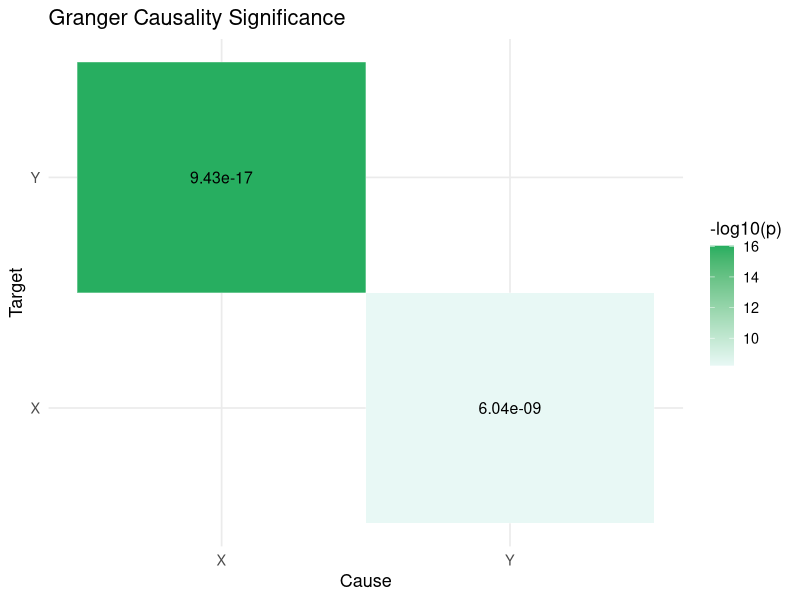

R code for this plot:
################################################################################
####################### GRANGER CAUSALITY NETWORK INFERENCE ####################
################################################################################

# ============================================================
# Working Directory
# ============================================================

setwd('/Users/gio/Desktop/My Dissertation/Dissertation Focus/Main Version/0_Predator_Prey_Simulation/Classical_Lotka_Volterra')

# ============================================================
# Required Libraries
# ============================================================

library(dplyr)
library(lmtest)
library(tseries)
library(ggplot2)
library(tidyr)

################################################################################
################################################################################

# ============================================================
# ADF Stationarity Check
# ============================================================

check_stationarity <- function(df, time_col){
  
  vars <- setdiff(names(df), time_col)
  df_out <- df
  
  non_stationary <- FALSE
  
  for(v in vars){
    
    test <- adf.test(df[[v]])
    
    cat("\nADF test for", v, "\n")
    print(test)
    
    if(test$p.value > 0.05){
      non_stationary <- TRUE
    }
    
  }
  
  if(non_stationary){
    
    cat("\n⚠ At least one variable is non-stationary → applying FIRST DIFFERENCE TO ALL VARIABLES\n")
    
    for(v in vars){
      df_out[[v]] <- c(NA, diff(df[[v]]))
    }
    
  }
  
  df_out <- na.omit(df_out)
  
  return(df_out)
}

################################################################################
################################################################################

# ============================================================
# Pairwise Granger Causality Inference
# ============================================================

infer_granger_network <- function(df, time_col,
                                  max_lag = 1,
                                  p_threshold = 0.05,
                                  collinearity_threshold = 0.999){
  
  vars <- setdiff(names(df), time_col)
  data_mat <- df[, vars]
  
  start_time <- Sys.time()
  
  edges <- data.frame()
  
  p_matrix <- matrix(
    NA,
    nrow = length(vars),
    ncol = length(vars),
    dimnames = list(vars, vars)
  )
  
  for(cause in vars){
    for(target in vars){
      
      if(cause == target) next
      
      # ------------------------------------------------------
      # 🔥 NEW: Skip near-perfect collinearity
      # ------------------------------------------------------
      corr_val <- cor(data_mat[[cause]], data_mat[[target]])
      
      if(!is.na(corr_val) && abs(corr_val) > collinearity_threshold){
        message("⚠ Skipping ", cause, " → ", target, " (collinearity: ", round(corr_val,4), ")")
        next
      }
      
      # ------------------------------------------------------
      # Run Granger test safely
      # ------------------------------------------------------
      test <- tryCatch(
        grangertest(
          data_mat[[target]] ~ data_mat[[cause]],
          order = max_lag
        ),
        error = function(e){
          message("⚠ Error for ", cause, " → ", target, ": ", e$message)
          return(NULL)
        }
      )
      
      if(is.null(test)) next
      
      p_value <- test$`Pr(>F)`[2]
      
      p_matrix[cause, target] <- p_value
      
      if(!is.na(p_value) && p_value < p_threshold){
        
        edges <- rbind(
          edges,
          data.frame(
            Cause = cause,
            Effect = target,
            p_value = p_value,
            Strength = -log10(max(p_value,1e-16))
          )
        )
        
      }
      
    }
  }
  
  end_time <- Sys.time()
  
  runtime_seconds <- as.numeric(
    difftime(end_time,start_time,units="secs")
  )
  
  message(
    "⏱ Granger causality runtime: ",
    round(runtime_seconds,4),
    " seconds"
  )
  
  return(list(
    edges = edges,
    runtime = runtime_seconds,
    p_matrix = p_matrix
  ))
}

################################################################################
################################################################################

# ============================================================
# Granger Heatmap
# ============================================================

plot_granger_heatmap <- function(p_matrix){
  
  heatmap_df <- as.data.frame(p_matrix) %>%
    tibble::rownames_to_column("Cause") %>%
    pivot_longer(
      -Cause,
      names_to = "Target",
      values_to = "p_value"
    ) %>%
    filter(!is.na(p_value))
  
  ggplot(
    heatmap_df,
    aes(Cause, Target, fill = -log10(p_value))
  ) +
    geom_tile(color="white") +
    geom_text(
      aes(label=sprintf("%.2e",p_value)),
      size=4
    ) +
    scale_fill_gradient(
      low = "#e8f8f5",
      high = "#27ae60",
      name = "-log10(p)"
    ) +
    labs(
      title="Granger Causality Significance",
      x="Cause",
      y="Target"
    ) +
    theme_minimal(base_size=13)
}

################################################################################
################################################################################

# ============================================================
# Load Dataset
# ============================================================

sim_df <- read.csv("Predator_Prey.csv") %>%
  na.omit()

time_col <- names(sim_df)[1]

################################################################################
################################################################################

# ============================================================
# Stationarity Check
# ============================================================

sim_df_stationary <- check_stationarity(sim_df, time_col)

################################################################################
################################################################################

# ============================================================
# Run Granger Causality
# ============================================================

granger_res <- infer_granger_network(
  df = sim_df_stationary,
  time_col = time_col,
  max_lag = 4
)

granger_edges <- granger_res$edges

print(granger_edges)

################################################################################
################################################################################

# ============================================================
# Plot Heatmap
# ============================================================

plot_granger_heatmap(granger_res$p_matrix)

################################################################################
############################### ~ END ~ ########################################
################################################################################
